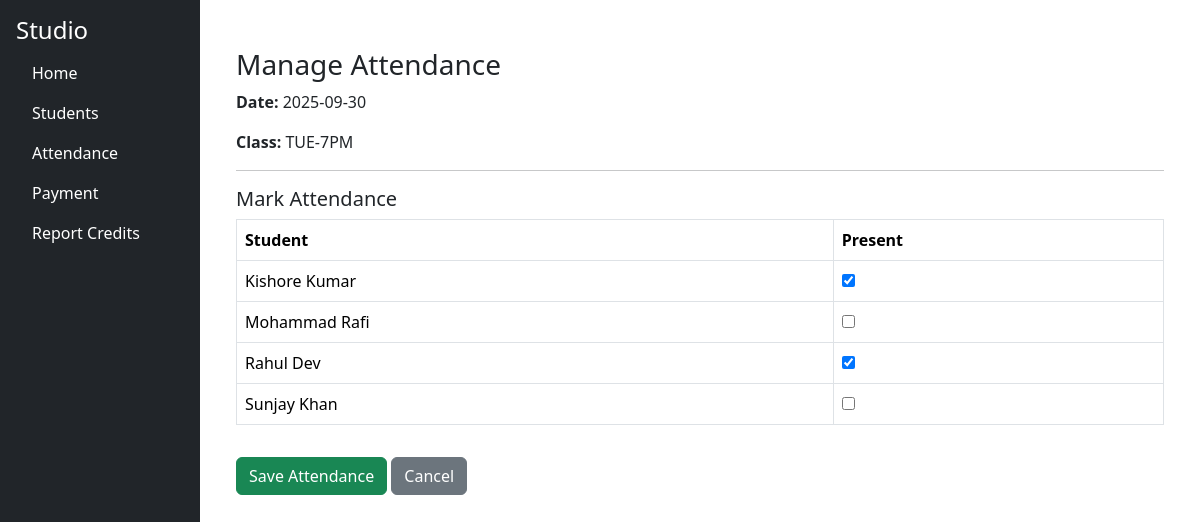
The page /attendance/attendance/manage?class_id=1&attendance_date=2025-09-30 on the database as committed earlier.
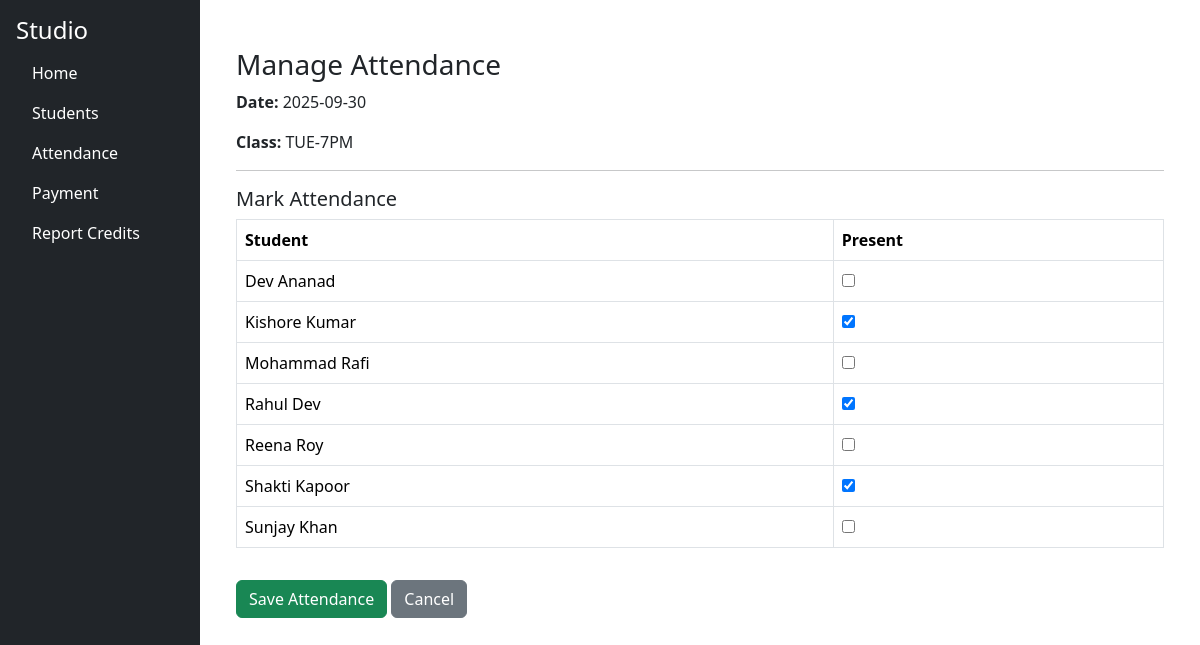
The same page on the database as committed later.
### tables this page shows
CREATE TABLE class_names (
        id INTEGER PRIMARY KEY AUTOINCREMENT,
        name TEXT UNIQUE NOT NULL
    );

CREATE TABLE students (
        id INTEGER PRIMARY KEY AUTOINCREMENT,
        first_name TEXT,
        last_name TEXT,
        phone TEXT,
        email_id TEXT
    );

### studio/attendance/routes/attendance_routes.py (the view)
@attendance_bp.route("/attendance/manage", methods=["GET", "POST"])
def manage_attendance():
    conn = get_connection()
    cur = conn.cursor()
    if request.method == "POST":
        class_id = request.form.get("class_id")
        attendance_date = request.form.get("attendance_date")
        student_ids = request.form.getlist("students")
        cur.execute("""
            DELETE FROM attendance WHERE class_id = ? AND attendance_date = ?
        """, (class_id, attendance_date))
        for sid in student_ids:
            cur.execute("""
                INSERT INTO attendance (student_id, class_id, attendance_date)
                VALUES (?, ?, ?)
            """, (sid, class_id, attendance_date))
        conn.commit()
        conn.close()
        flash("Attendance updated successfully.", "success")
        return redirect(url_for("attendance_bp.attendance_dashboard"))
    else:
        class_id = request.args.get("class_id")
        attendance_date = request.args.get("attendance_date")
        cur.execute("SELECT id, name FROM class_names ORDER BY name")
        classes = cur.fetchall()
        cur.execute("SELECT id, first_name || ' ' || last_name AS name FROM students ORDER BY name")
        students = cur.fetchall()
        cur.execute("""
            SELECT student_id FROM attendance
            WHERE class_id = ? AND attendance_date = ?
        """, (class_id, attendance_date))
        attended = [str(row[0]) for row in cur.fetchall()]
        conn.close()
        return render_template(
            "attendance_manage.html",
            classes=classes,
            students=students,
            attended=attended,
            selected_class=class_id,
            selected_date=attendance_date
        )

### studio/db/db.py (called while the page is built)
def get_connection():
    conn = sqlite3.connect(DB_PATH)
    conn.row_factory = sqlite3.Row
    return conn

### studio/attendance/templates/attendance_manage.html (shortened to what this page needs)
{% extends "base.html" %}
{% block content %}
<div class="container mt-4">
  <h3>Manage Attendance</h3>
  <form method="post" action="{{ url_for('attendance_bp.manage_attendance') }}">
    <p><strong>Date:</strong> {{ selected_date }}</p>
    <p><strong>Class:</strong>
      {% for c in classes %}
        {% if c[0] == selected_class|int %}{{ c[1] }}{% endif %}
      {% endfor %}
    </p>
    <hr>
    <h5>Mark Attendance</h5>
    <table class="table table-bordered">
      <thead>
        <tr><th>Student</th><th>Present</th></tr>
      </thead>
      <tbody>
        {% for s in students %}
        <tr>
          <td>{{ s['name'] }}</td>
          <td>
            <input type="checkbox" name="students" value="{{ s['id'] }}"
                   {% if s['id']|string in attended %}checked{% endif %}>
          </td>
        </tr>
        {% endfor %}
      </tbody>
    </table>
    <button type="submit" class="btn btn-success mt-3">Save Attendance</button>
    <a href="{{ url_for('attendance_bp.attendance_dashboard') }}" class="btn btn-secondary mt-3">Cancel</a>
  </form>
</div>
{% endblock %}

### studio/templates/base.html (shortened to what this page needs)
<!DOCTYPE html>
<html lang="en">
<head>
    <link rel="stylesheet" href="https://cdn.jsdelivr.net/npm/bootstrap@5.3.2/dist/css/bootstrap.min.css">
</head>
<body>
<div class="d-flex">
    <div class="bg-dark text-white p-3" style="min-width:200px; height:100vh;">
        <h4> Studio</h4>
        <ul class="nav flex-column">
<li class="nav-item"><a href="{{ url_for('index') }}" class="nav-link text-white">Home</a></li>
<li class="nav-item"><a href="{{ url_for('student_bp.student_list') }}" class="nav-link text-white">Students</a></li>
<li class="nav-item"><a href="{{ url_for('attendance_bp.attendance_dashboard') }}" class="nav-link text-white">Attendance</a></li>
<li class="nav-item"><a href="{{ url_for('payment_bp.payment_list') }}" class="nav-link text-white">Payment</a></li>
<li class="nav-item"><a href="{{ url_for('report_bp.report_credits') }}" class="nav-link text-white">Report Credits</a></li>
          </ul>
    </div>
    <div class="flex-grow-1 p-4">
        {% block content %}{% endblock %}
    </div>
</div>
</body>
</html>

Rows that differ between the two databases and show on the page:
added students: name "Dev Ananad"
added students: name "Reena Roy"
added students: name "Shakti Kapoor", students "☑"
